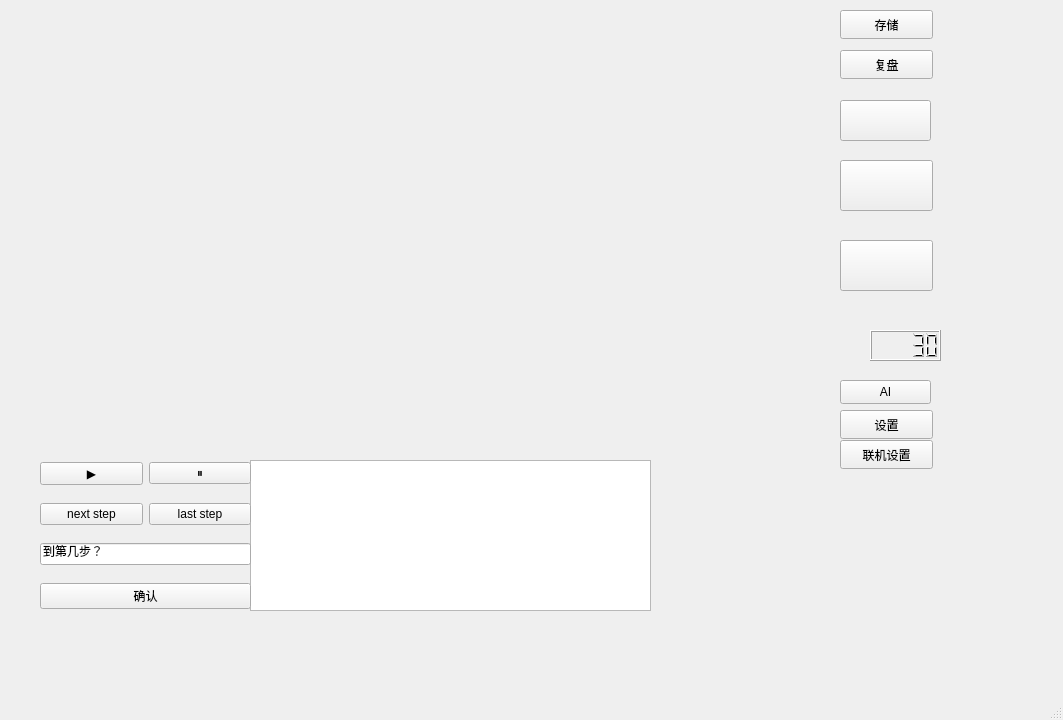
<?xml version="1.0" encoding="UTF-8"?>
<ui version="4.0">
 <class>MainWindow</class>
 <widget class="QMainWindow" name="MainWindow">
  <property name="geometry">
   <rect>
    <x>0</x>
    <y>0</y>
    <width>1063</width>
    <height>720</height>
   </rect>
  </property>
  <property name="windowTitle">
   <string>MainWindow</string>
  </property>
  <widget class="QWidget" name="centralwidget">
   <widget class="QPushButton" name="quitButton">
    <property name="geometry">
     <rect>
      <x>840</x>
      <y>100</y>
      <width>91</width>
      <height>41</height>
     </rect>
    </property>
    <property name="styleSheet">
     <string notr="true">#quitButton{
	image: url(:/new/prefix1/give-up.png);}</string>
    </property>
    <property name="text">
     <string/>
    </property>
   </widget>
   <widget class="QPushButton" name="restart">
    <property name="geometry">
     <rect>
      <x>840</x>
      <y>240</y>
      <width>93</width>
      <height>51</height>
     </rect>
    </property>
    <property name="styleSheet">
     <string notr="true">#restart{
	image: url(:/new/prefix1/restart.png);}</string>
    </property>
    <property name="text">
     <string/>
    </property>
   </widget>
   <widget class="QWidget" name="widget" native="true">
    <property name="geometry">
     <rect>
      <x>820</x>
      <y>470</y>
      <width>361</width>
      <height>261</height>
     </rect>
    </property>
    <property name="styleSheet">
     <string notr="true">images: url(:/new/prefix1/miku.png)
</string>
    </property>
    <widget class="QLabel" name="label">
     <property name="geometry">
      <rect>
       <x>-10</x>
       <y>-80</y>
       <width>461</width>
       <height>401</height>
      </rect>
     </property>
     <property name="text">
      <string/>
     </property>
     <property name="pixmap">
      <pixmap resource="mikubcg.qrc">:/new/prefix1/miku.png</pixmap>
     </property>
    </widget>
   </widget>
   <widget class="QLCDNumber" name="lcdNumber">
    <property name="geometry">
     <rect>
      <x>870</x>
      <y>330</y>
      <width>71</width>
      <height>31</height>
     </rect>
    </property>
    <property name="value" stdset="0">
     <double>30.000000000000000</double>
    </property>
   </widget>
   <widget class="QWidget" name="time" native="true">
    <property name="geometry">
     <rect>
      <x>840</x>
      <y>330</y>
      <width>31</width>
      <height>41</height>
     </rect>
    </property>
    <property name="styleSheet">
     <string notr="true">image:url(:/new/prefix1/time.png)</string>
    </property>
    <widget class="QLabel" name="label_2">
     <property name="geometry">
      <rect>
       <x>0</x>
       <y>20</y>
       <width>58</width>
       <height>191</height>
      </rect>
     </property>
     <property name="text">
      <string/>
     </property>
     <property name="pixmap">
      <pixmap resource="time.qrc">:/new/prefix1/time.png</pixmap>
     </property>
    </widget>
   </widget>
   <widget class="QWidget" name="restart_2" native="true">
    <property name="geometry">
     <rect>
      <x>830</x>
      <y>230</y>
      <width>120</width>
      <height>80</height>
     </rect>
    </property>
    <property name="styleSheet">
     <string notr="true">images:url(:/new/prefix1/restart.png)</string>
    </property>
   </widget>
   <widget class="QPushButton" name="startButton">
    <property name="geometry">
     <rect>
      <x>840</x>
      <y>160</y>
      <width>93</width>
      <height>51</height>
     </rect>
    </property>
    <property name="styleSheet">
     <string notr="true">#startButton{
	
image: url(:/new/prefix1/start.png);}</string>
    </property>
    <property name="text">
     <string/>
    </property>
   </widget>
   <widget class="QWidget" name="widget_2" native="true">
    <property name="geometry">
     <rect>
      <x>820</x>
      <y>150</y>
      <width>120</width>
      <height>80</height>
     </rect>
    </property>
    <property name="styleSheet">
     <string notr="true">images:url(:/new/prefix1/start.png)</string>
    </property>
   </widget>
   <widget class="QWidget" name="widget_3" native="true">
    <property name="geometry">
     <rect>
      <x>830</x>
      <y>80</y>
      <width>120</width>
      <height>80</height>
     </rect>
    </property>
    <property name="styleSheet">
     <string notr="true">images:url(:/new/prefix1/give-up.png)</string>
    </property>
   </widget>
   <widget class="QLabel" name="label_3">
    <property name="geometry">
     <rect>
      <x>860</x>
      <y>110</y>
      <width>71</width>
      <height>21</height>
     </rect>
    </property>
    <property name="text">
     <string/>
    </property>
    <property name="pixmap">
     <pixmap resource="giveup.qrc">:/new/prefix1/give-up.png</pixmap>
    </property>
   </widget>
   <widget class="QLabel" name="label_4">
    <property name="geometry">
     <rect>
      <x>860</x>
      <y>170</y>
      <width>61</width>
      <height>21</height>
     </rect>
    </property>
    <property name="text">
     <string/>
    </property>
    <property name="pixmap">
     <pixmap resource="start.qrc">:/new/prefix1/start.png</pixmap>
    </property>
   </widget>
   <widget class="QLabel" name="label_5">
    <property name="geometry">
     <rect>
      <x>860</x>
      <y>250</y>
      <width>71</width>
      <height>31</height>
     </rect>
    </property>
    <property name="text">
     <string/>
    </property>
    <property name="pixmap">
     <pixmap resource="restart.qrc">:/new/prefix1/restart.png</pixmap>
    </property>
   </widget>
   <widget class="QPushButton" name="reproduce">
    <property name="geometry">
     <rect>
      <x>840</x>
      <y>50</y>
      <width>93</width>
      <height>29</height>
     </rect>
    </property>
    <property name="text">
     <string>复盘</string>
    </property>
   </widget>
   <widget class="QPushButton" name="savebutton">
    <property name="geometry">
     <rect>
      <x>840</x>
      <y>10</y>
      <width>93</width>
      <height>29</height>
     </rect>
    </property>
    <property name="text">
     <string>存储</string>
    </property>
   </widget>
   <widget class="QTextEdit" name="report">
    <property name="geometry">
     <rect>
      <x>250</x>
      <y>460</y>
      <width>401</width>
      <height>151</height>
     </rect>
    </property>
   </widget>
   <widget class="QPushButton" name="setbutton">
    <property name="geometry">
     <rect>
      <x>840</x>
      <y>410</y>
      <width>93</width>
      <height>29</height>
     </rect>
    </property>
    <property name="text">
     <string>设置</string>
    </property>
   </widget>
   <widget class="QPushButton" name="net_setting">
    <property name="geometry">
     <rect>
      <x>840</x>
      <y>440</y>
      <width>93</width>
      <height>29</height>
     </rect>
    </property>
    <property name="text">
     <string>联机设置</string>
    </property>
   </widget>
   <widget class="QWidget" name="gridLayoutWidget">
    <property name="geometry">
     <rect>
      <x>40</x>
      <y>450</y>
      <width>211</width>
      <height>175</height>
     </rect>
    </property>
    <layout class="QGridLayout" name="repro">
     <item row="7" column="0" colspan="2">
      <widget class="QPushButton" name="ensure">
       <property name="text">
        <string>确认</string>
       </property>
      </widget>
     </item>
     <item row="4" column="0" colspan="2">
      <widget class="QLineEdit" name="stepedit">
       <property name="text">
        <string>到第几步？</string>
       </property>
      </widget>
     </item>
     <item row="3" column="1">
      <widget class="QPushButton" name="last">
       <property name="text">
        <string>last step</string>
       </property>
      </widget>
     </item>
     <item row="3" column="0">
      <widget class="QPushButton" name="next">
       <property name="text">
        <string>next step</string>
       </property>
      </widget>
     </item>
     <item row="1" column="0">
      <widget class="QPushButton" name="showing">
       <property name="text">
        <string>▶</string>
       </property>
      </widget>
     </item>
     <item row="1" column="1">
      <widget class="QPushButton" name="stop">
       <property name="text">
        <string>⏸</string>
       </property>
      </widget>
     </item>
    </layout>
   </widget>
   <widget class="QPushButton" name="UseAI">
    <property name="geometry">
     <rect>
      <x>840</x>
      <y>380</y>
      <width>91</width>
      <height>24</height>
     </rect>
    </property>
    <property name="text">
     <string>AI</string>
    </property>
   </widget>
   <zorder>label_5</zorder>
   <zorder>label_4</zorder>
   <zorder>label_3</zorder>
   <zorder>restart_2</zorder>
   <zorder>widget_2</zorder>
   <zorder>widget_3</zorder>
   <zorder>quitButton</zorder>
   <zorder>restart</zorder>
   <zorder>widget</zorder>
   <zorder>lcdNumber</zorder>
   <zorder>time</zorder>
   <zorder>startButton</zorder>
   <zorder>reproduce</zorder>
   <zorder>savebutton</zorder>
   <zorder>report</zorder>
   <zorder>setbutton</zorder>
   <zorder>net_setting</zorder>
   <zorder>gridLayoutWidget</zorder>
   <zorder>UseAI</zorder>
  </widget>
  <widget class="QMenuBar" name="menubar">
   <property name="geometry">
    <rect>
     <x>0</x>
     <y>0</y>
     <width>1063</width>
     <height>21</height>
    </rect>
   </property>
  </widget>
  <widget class="QStatusBar" name="statusbar"/>
 </widget>
 <resources>
  <include location="mikubcg.qrc"/>
  <include location="start.qrc"/>
  <include location="time.qrc"/>
  <include location="giveup.qrc"/>
  <include location="restart.qrc"/>
 </resources>
 <connections/>
</ui>
